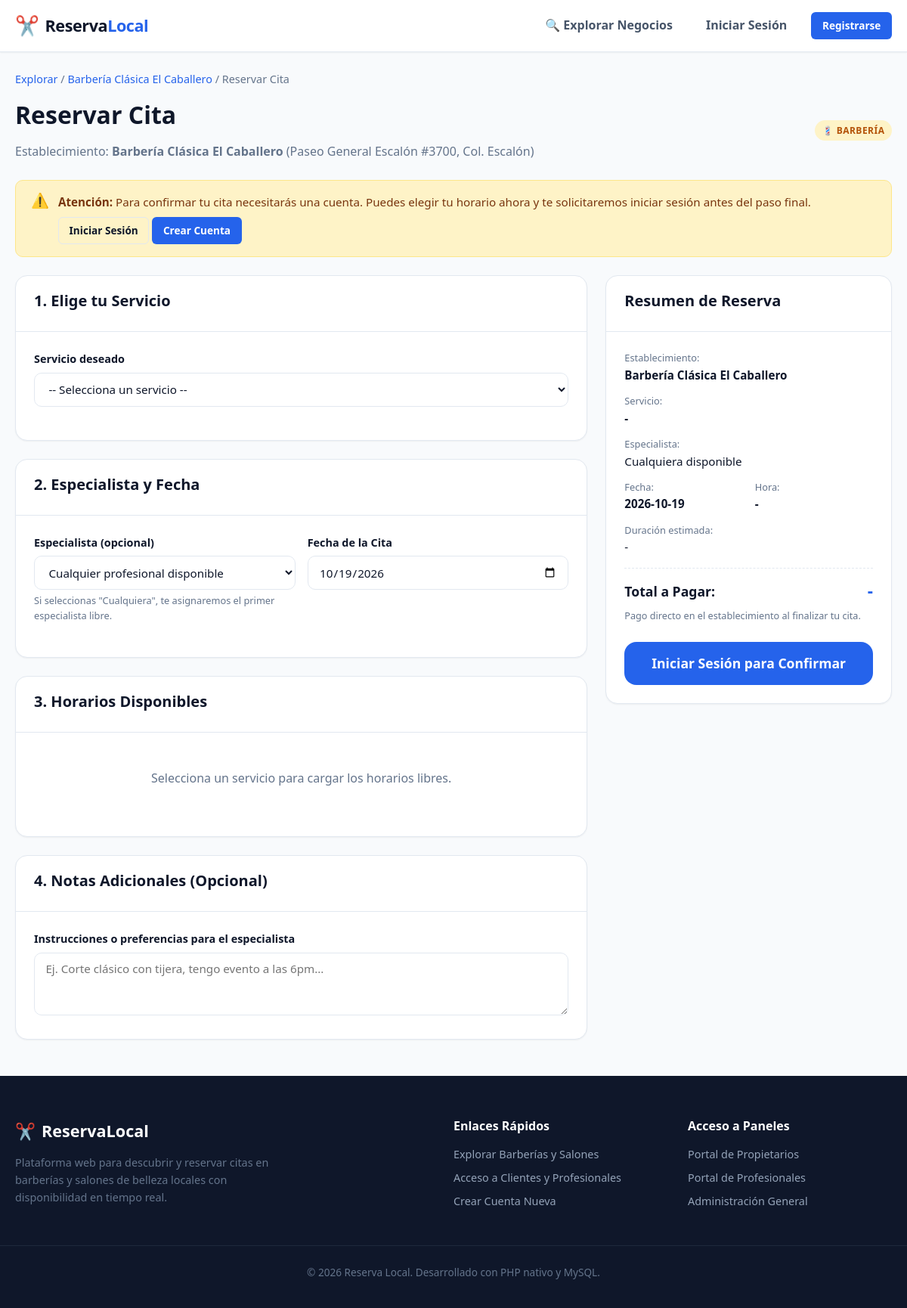
The app's page /public/reservar.php?negocio_id=1 with its own data.
### tables this page shows
CREATE TABLE negocios (
    id INT AUTO_INCREMENT PRIMARY KEY,
    nombre VARCHAR(150) NOT NULL,
    categoria ENUM('barberia', 'salon') NOT NULL,
    descripcion TEXT NULL,
    direccion VARCHAR(255) NOT NULL,
    zona_municipio VARCHAR(100) NOT NULL,
    latitud DECIMAL(10, 7) NOT NULL,
    longitud DECIMAL(10, 7) NOT NULL,
    telefono VARCHAR(30) NULL,
    email VARCHAR(150) NULL,
    zona_horaria VARCHAR(50) NOT NULL DEFAULT 'America/El_Salvador',
    imagen_url VARCHAR(255) NULL,
    estado ENUM('activo', 'inactivo', 'pendiente') NOT NULL DEFAULT 'activo',
    creado_en TIMESTAMP DEFAULT CURRENT_TIMESTAMP,
    actualizado_en TIMESTAMP DEFAULT CURRENT_TIMESTAMP ON UPDATE CURRENT_TIMESTAMP,
    INDEX idx_negocios_cat (categoria),
    INDEX idx_negocios_estado (estado),
    INDEX idx_negocios_zona (zona_municipio),
    INDEX idx_negocios_coords (latitud, longitud)
);

### app/helpers/helpers.php (called while the page is built, shortened)
<?php
if (!function_exists('e')) {
    function e(?string $value): string {
        return htmlspecialchars($value ?? '', ENT_QUOTES, 'UTF-8');
    }
}
if (!function_exists('auth_user')) {
    function auth_user(): ?array {
        return $_SESSION['user'] ?? null;
    }
}
if (!function_exists('is_authenticated')) {
    function is_authenticated(): bool {
        return auth_user() !== null;
    }
}
if (!function_exists('base_path_url')) {
    function base_path_url(): string {
        $script = $_SERVER['SCRIPT_NAME'] ?? '';
        if (strpos($script, '/reserva-local/public') !== false) {
            return '/reserva-local/public';
        }
        return '';
    }
}
if (!function_exists('url')) {
    function url(string $path = ''): string {
        $base = base_path_url();
        $path = '/' . ltrim($path, '/');
        if ($path === '/' && !empty($base)) {
            return $base . '/';
        }
        return $base . $path;
    }
}

### app/models/Negocio.php (called while the page is built, shortened)
<?php
class Negocio {
    public static function findById(int $id): ?array {
        $pdo = Database::getConnection();
        $stmt = $pdo->prepare("SELECT * FROM negocios WHERE id = ?");
        $stmt->execute([$id]);
        $negocio = $stmt->fetch();
        return $negocio ?: null;
    }
}

### public/reservar.php (the view, shortened to what this page needs)
<?php
$negocioId = (int)($_GET['negocio_id'] ?? 0);
$negocio = Negocio::findById($negocioId);
$hoy = date('Y-m-d');
$fechaDefecto = $hoy;
require APP_ROOT . '/app/views/layouts/header.php';
?>
<div class="container py-4">
    <p class="text-muted" style="font-size:0.9rem; margin-bottom:1rem;">
        <a href="<?= url('/explorar.php') ?>">Explorar</a> /
        <a href="<?= url('/negocio.php?id=' . $negocio['id']) ?>"><?= e($negocio['nombre']) ?></a> /
        Reservar Cita
    </p>
    <div class="d-flex justify-between align-center mb-4" style="flex-wrap:wrap; gap:1rem;">
        <div>
            <h1>Reservar Cita</h1>
            <p class="text-muted" style="margin-bottom:0;">
                Establecimiento: <strong><?= e($negocio['nombre']) ?></strong> (<?= e($negocio['direccion']) ?>)
            </p>
        </div>
        <span class="badge badge-<?= e($negocio['categoria']) ?>">
            <?= $negocio['categoria'] === 'barberia' ? '💈 Barbería' : '💇‍♀️ Salón' ?>
        </span>
    </div>
    <?php if (!is_authenticated()): ?>
        <div class="alert alert-warning">
            <span class="alert-icon">⚠️</span>
            <div class="alert-body">
                <strong>Atención:</strong> Para confirmar tu cita necesitarás una cuenta. Puedes elegir tu horario ahora y te solicitaremos iniciar sesión antes del paso final.
                <div class="mt-2">
                    <a href="<?= url('/login.php?redirect=' . urlencode($_SERVER['REQUEST_URI'])) ?>" class="btn btn-outline btn-sm">Iniciar Sesión</a>
                    <a href="<?= url('/registro.php') ?>" class="btn btn-primary btn-sm">Crear Cuenta</a>
                </div>
            </div>
        </div>
    <?php endif; ?>
    <div class="grid grid-2" style="grid-template-columns: 2fr 1fr; align-items: start;">
        <div>
            <form id="bookingForm"
                  action="<?= url('/api/reservar.php') ?>"
                  method="POST"
                  data-negocio-id="<?= $negocio['id'] ?>"
                  data-api-url="<?= url('/api/disponibilidad.php') ?>">
                <div class="card mb-4">
                    <div class="card-header">
                        <h3>1. Elige tu Servicio</h3>
                    </div>
                    <div class="card-body">
                        <div class="form-group">
                            <label for="selectServicio" class="form-label">Servicio deseado</label>
                            <select id="selectServicio" name="servicio_id" class="form-control" required>
                                <option value="">-- Selecciona un servicio --</option>
                            </select>
                        </div>
                    </div>
                </div>
                <div class="card mb-4">
                    <div class="card-header">
                        <h3>2. Especialista y Fecha</h3>
                    </div>
                    <div class="card-body">
                        <div class="form-row">
                            <div class="form-group">
                                <label for="selectProfesional" class="form-label">Especialista (opcional)</label>
                                <select id="selectProfesional" class="form-control">
                                    <option value="">Cualquier profesional disponible</option>
                                </select>
                                <div class="form-text">Si seleccionas "Cualquiera", te asignaremos el primer especialista libre.</div>
                            </div>
                            <div class="form-group">
                                <label for="inputFecha" class="form-label">Fecha de la Cita</label>
                                <input type="date" id="inputFecha" name="fecha" class="form-control" min="<?= $hoy ?>" value="<?= $fechaDefecto ?>" required>
                            </div>
                        </div>
                    </div>
                </div>
                <div class="card mb-4">
                    <div class="card-header">
                        <h3>3. Horarios Disponibles</h3>
                    </div>
                    <div class="card-body">
                        <div id="slotsEmpty" class="text-center text-muted py-4">
                            Selecciona un servicio para cargar los horarios libres.
                        </div>
                    </div>
                </div>
                <div class="card mb-4">
                    <div class="card-header">
                        <h3>4. Notas Adicionales (Opcional)</h3>
                    </div>
                    <div class="card-body">
                        <div class="form-group" style="margin-bottom:0;">
                            <label for="notasCliente" class="form-label">Instrucciones o preferencias para el especialista</label>
                            <textarea id="notasCliente" name="notas_cliente" rows="3" class="form-control" placeholder="Ej. Corte clásico con tijera, tengo evento a las 6pm..."></textarea>
                        </div>
                    </div>
                </div>
            </form>
        </div>
        <div>
            <div class="card" style="position: sticky; top: 5rem;">
                <div class="card-header">
                    <h3>Resumen de Reserva</h3>
                </div>
                <div class="card-body">
                    <div style="display:flex; flex-direction:column; gap:0.75rem; font-size:0.95rem;">
                        <div>
                            <span class="text-muted" style="display:block; font-size:0.8rem;">Establecimiento:</span>
                            <strong><?= e($negocio['nombre']) ?></strong>
                        </div>
                        <div>
                            <span class="text-muted" style="display:block; font-size:0.8rem;">Servicio:</span>
                            <strong id="summaryServicio">-</strong>
                        </div>
                        <div>
                            <span class="text-muted" style="display:block; font-size:0.8rem;">Especialista:</span>
                            <span id="summaryProfesional">Cualquiera disponible</span>
                        </div>
                        <div class="form-row">
                            <div>
                                <span class="text-muted" style="display:block; font-size:0.8rem;">Fecha:</span>
                                <strong id="summaryFecha">-</strong>
                            </div>
                            <div>
                                <span class="text-muted" style="display:block; font-size:0.8rem;">Hora:</span>
                                <strong id="summaryHora" class="text-primary">-</strong>
                            </div>
                        </div>
                        <div>
                            <span class="text-muted" style="display:block; font-size:0.8rem;">Duración estimada:</span>
                            <span id="summaryDuracion">-</span>
                        </div>
                        <div style="border-top:1px dashed var(--border-color); padding-top:0.75rem; margin-top:0.25rem;">
                            <div class="d-flex justify-between align-center">
                                <span style="font-size:1.1rem; font-weight:700;">Total a Pagar:</span>
                                <strong id="summaryPrecio" style="font-size:1.4rem; color:var(--primary);">$0.00</strong>
                            </div>
                            <small class="text-muted" style="display:block; margin-top:0.25rem;">Pago directo en el establecimiento al finalizar tu cita.</small>
                        </div>
                    </div>
                    <div class="mt-4">
                        <?php if (is_authenticated()): ?>
                            <button type="submit" form="bookingForm" id="btnConfirmar" class="btn btn-primary btn-block btn-lg" disabled>
                                Confirmar y Reservar Cita
                            </button>
                        <?php else: ?>
                            <a href="<?= url('/login.php?redirect=' . urlencode($_SERVER['REQUEST_URI'])) ?>" class="btn btn-primary btn-block btn-lg">
                                Iniciar Sesión para Confirmar
                            </a>
                        <?php endif; ?>
                    </div>
                </div>
            </div>
        </div>
    </div>
</div>
<?php require APP_ROOT . '/app/views/layouts/footer.php'; ?>

### records on screen
negocios: nombre "Barbería Clásica El Caballero", direccion "Paseo General Escalón #3700, Col. Escalón"
